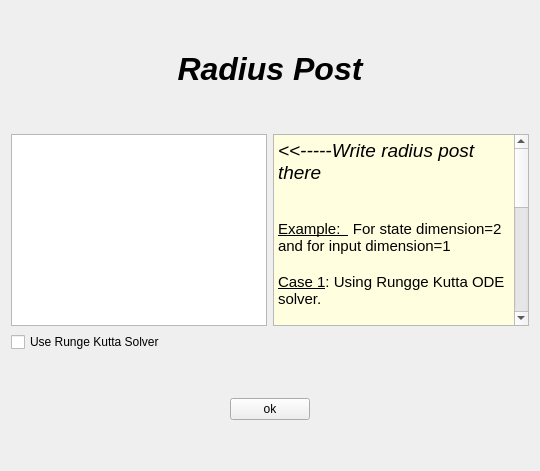
         <widget class="QWidget" name="page_3">
          <layout class="QVBoxLayout" name="verticalLayout_12">
           <item>
            <layout class="QVBoxLayout" name="verticalLayout_8">
             <item>
              <layout class="QVBoxLayout" name="verticalLayout_6">
               <item>
                <spacer name="verticalSpacer_10">
                 <property name="orientation">
                  <enum>Qt::Vertical</enum>
                 </property>
                 <property name="sizeType">
                  <enum>QSizePolicy::Preferred</enum>
                 </property>
                 <property name="sizeHint" stdset="0">
                  <size>
                   <width>20</width>
                   <height>40</height>
                  </size>
                 </property>
                </spacer>
               </item>
               <item>
                <widget class="QLabel" name="label_rad_post">
                 <property name="text">
                  <string>&lt;html&gt;&lt;head/&gt;&lt;body&gt;&lt;p align=&quot;center&quot;&gt;&lt;span style=&quot; font-size:24pt; font-weight:600; font-style:italic;&quot;&gt;Radius Post&lt;/span&gt;&lt;/p&gt;&lt;/body&gt;&lt;/html&gt;</string>
                 </property>
                </widget>
               </item>
               <item>
                <spacer name="verticalSpacer_7">
                 <property name="orientation">
                  <enum>Qt::Vertical</enum>
                 </property>
                 <property name="sizeType">
                  <enum>QSizePolicy::Preferred</enum>
                 </property>
                 <property name="sizeHint" stdset="0">
                  <size>
                   <width>20</width>
                   <height>40</height>
                  </size>
                 </property>
                </spacer>
               </item>
               <item>
                <layout class="QHBoxLayout" name="horizontalLayout_17">
                 <item>
                  <layout class="QHBoxLayout" name="horizontalLayout_4">
                   <item>
                    <widget class="QTextEdit" name="textEdit_rad_post">
                     <property name="html">
                      <string>&lt;!DOCTYPE HTML PUBLIC &quot;-//W3C//DTD HTML 4.0//EN&quot; &quot;http://www.w3.org/TR/REC-html40/strict.dtd&quot;&gt;
&lt;html&gt;&lt;head&gt;&lt;meta name=&quot;qrichtext&quot; content=&quot;1&quot; /&gt;&lt;style type=&quot;text/css&quot;&gt;
p, li { white-space: pre-wrap; }
&lt;/style&gt;&lt;/head&gt;&lt;body style=&quot; font-family:'Ubuntu'; font-size:11pt; font-weight:400; font-style:normal;&quot;&gt;
&lt;p style=&quot;-qt-paragraph-type:empty; margin-top:0px; margin-bottom:0px; margin-left:0px; margin-right:0px; -qt-block-indent:0; text-indent:0px;&quot;&gt;&lt;br /&gt;&lt;/p&gt;&lt;/body&gt;&lt;/html&gt;</string>
                     </property>
                    </widget>
                   </item>
                   <item>
                    <widget class="QTextBrowser" name="textBrowser_rad_post">
                     <property name="html">
                      <string>&lt;!DOCTYPE HTML PUBLIC &quot;-//W3C//DTD HTML 4.0//EN&quot; &quot;http://www.w3.org/TR/REC-html40/strict.dtd&quot;&gt;
&lt;html&gt;&lt;head&gt;&lt;meta name=&quot;qrichtext&quot; content=&quot;1&quot; /&gt;&lt;style type=&quot;text/css&quot;&gt;
p, li { white-space: pre-wrap; }
&lt;/style&gt;&lt;/head&gt;&lt;body style=&quot; font-family:'Ubuntu'; font-size:11pt; font-weight:400; font-style:normal;&quot; bgcolor=&quot;#ffffe0&quot;&gt;
&lt;p style=&quot; margin-top:0px; margin-bottom:0px; margin-left:0px; margin-right:0px; -qt-block-indent:0; text-indent:0px;&quot;&gt;&lt;span style=&quot; font-size:14pt; font-style:italic; color:#000000;&quot;&gt;&amp;lt;&amp;lt;-----Write radius post there&lt;/span&gt;&lt;/p&gt;
&lt;p style=&quot;-qt-paragraph-type:empty; margin-top:0px; margin-bottom:0px; margin-left:0px; margin-right:0px; -qt-block-indent:0; text-indent:0px; text-decoration: underline; color:#000000;&quot;&gt;&lt;br /&gt;&lt;/p&gt;
&lt;p style=&quot;-qt-paragraph-type:empty; margin-top:0px; margin-bottom:0px; margin-left:0px; margin-right:0px; -qt-block-indent:0; text-indent:0px; text-decoration: underline; color:#000000;&quot;&gt;&lt;br /&gt;&lt;/p&gt;
&lt;p style=&quot; margin-top:0px; margin-bottom:0px; margin-left:0px; margin-right:0px; -qt-block-indent:0; text-indent:0px;&quot;&gt;&lt;span style=&quot; text-decoration: underline; color:#000000;&quot;&gt;Example:  &lt;/span&gt;&lt;span style=&quot; color:#000000;&quot;&gt; For state dimension=2 and for input dimension=1&lt;/span&gt;&lt;/p&gt;
&lt;p style=&quot;-qt-paragraph-type:empty; margin-top:0px; margin-bottom:0px; margin-left:0px; margin-right:0px; -qt-block-indent:0; text-indent:0px; color:#0000ff;&quot;&gt;&lt;br /&gt;&lt;/p&gt;
&lt;p style=&quot; margin-top:0px; margin-bottom:0px; margin-left:0px; margin-right:0px; -qt-block-indent:0; text-indent:0px;&quot;&gt;&lt;span style=&quot; text-decoration: underline; color:#000000;&quot;&gt;Case 1&lt;/span&gt;&lt;span style=&quot; color:#000000;&quot;&gt;: Using Rungge Kutta ODE solver.&lt;/span&gt;&lt;/p&gt;
&lt;p style=&quot;-qt-paragraph-type:empty; margin-top:0px; margin-bottom:0px; margin-left:0px; margin-right:0px; -qt-block-indent:0; text-indent:0px; color:#0000ff;&quot;&gt;&lt;br /&gt;&lt;/p&gt;
&lt;p style=&quot; margin-top:0px; margin-bottom:0px; margin-left:0px; margin-right:0px; -qt-block-indent:0; text-indent:0px;&quot;&gt;&lt;span style=&quot; color:#555753;&quot;&gt;    &lt;/span&gt;&lt;span style=&quot; font-style:italic; color:#555753;&quot;&gt;  int R=5; &lt;/span&gt;&lt;/p&gt;
&lt;p style=&quot; margin-top:0px; margin-bottom:0px; margin-left:0px; margin-right:0px; -qt-block-indent:0; text-indent:0px;&quot;&gt;&lt;span style=&quot; font-style:italic; color:#555753;&quot;&gt;      rr[0]=(12/5)*R*r[0]+r[1]/5+u[0]*2;&lt;/span&gt;&lt;/p&gt;
&lt;p style=&quot; margin-top:0px; margin-bottom:0px; margin-left:0px; margin-right:0px; -qt-block-indent:0; text-indent:0px;&quot;&gt;&lt;span style=&quot; font-style:italic; color:#555753;&quot;&gt;      rr[1]=r[1]+u[0];&lt;/span&gt;&lt;/p&gt;
&lt;p style=&quot;-qt-paragraph-type:empty; margin-top:0px; margin-bottom:0px; margin-left:0px; margin-right:0px; -qt-block-indent:0; text-indent:0px; color:#0000ff;&quot;&gt;&lt;br /&gt;&lt;/p&gt;
&lt;p style=&quot; margin-top:0px; margin-bottom:0px; margin-left:0px; margin-right:0px; -qt-block-indent:0; text-indent:0px;&quot;&gt;&lt;span style=&quot; text-decoration: underline; color:#000000;&quot;&gt;Case 2&lt;/span&gt;&lt;span style=&quot; color:#000000;&quot;&gt;: Without using Rungge Kutta ODE solver.&lt;/span&gt;&lt;/p&gt;
&lt;p style=&quot; margin-top:0px; margin-bottom:0px; margin-left:0px; margin-right:0px; -qt-block-indent:0; text-indent:0px;&quot;&gt;&lt;span style=&quot; color:#0000ff;&quot;&gt;   &lt;/span&gt;&lt;/p&gt;
&lt;p style=&quot; margin-top:0px; margin-bottom:0px; margin-left:0px; margin-right:0px; -qt-block-indent:0; text-indent:0px;&quot;&gt;&lt;span style=&quot; color:#555753;&quot;&gt;   &lt;/span&gt;&lt;span style=&quot; color:#babdb6;&quot;&gt; &lt;/span&gt;&lt;span style=&quot; font-style:italic; color:#888a85;&quot;&gt;state_type rr;&lt;/span&gt;&lt;/p&gt;
&lt;p style=&quot; margin-top:0px; margin-bottom:0px; margin-left:0px; margin-right:0px; -qt-block-indent:0; text-indent:0px;&quot;&gt;&lt;span style=&quot; font-style:italic; color:#888a85;&quot;&gt;    &lt;/span&gt;&lt;span style=&quot; font-style:italic; color:#555753;&quot;&gt;int R=5; &lt;/span&gt;&lt;/p&gt;
&lt;p style=&quot; margin-top:0px; margin-bottom:0px; margin-left:0px; margin-right:0px; -qt-block-indent:0; text-indent:0px;&quot;&gt;&lt;span style=&quot; font-style:italic; color:#555753;&quot;&gt;    &lt;/span&gt;&lt;span style=&quot; font-style:italic; color:#888a85;&quot;&gt;rr[0]=r[0]&lt;/span&gt;&lt;span style=&quot; font-style:italic; color:#555753;&quot;&gt; + (12/5)*R*r[0]+r[1]/5+u[0]*2;&lt;/span&gt;&lt;/p&gt;
&lt;p style=&quot; margin-top:0px; margin-bottom:0px; margin-left:0px; margin-right:0px; -qt-block-indent:0; text-indent:0px;&quot;&gt;&lt;span style=&quot; font-style:italic; color:#555753;&quot;&gt;   &lt;/span&gt;&lt;span style=&quot; font-style:italic; color:#888a85;&quot;&gt; rr[1]=r[1] &lt;/span&gt;&lt;span style=&quot; font-style:italic; color:#555753;&quot;&gt;+ r[1]+u[0];&lt;/span&gt;&lt;/p&gt;
&lt;p style=&quot; margin-top:0px; margin-bottom:0px; margin-left:0px; margin-right:0px; -qt-block-indent:0; text-indent:0px;&quot;&gt;&lt;span style=&quot; font-style:italic; color:#555753;&quot;&gt; &lt;/span&gt;&lt;span style=&quot; font-style:italic; color:#888a85;&quot;&gt;   r =rr;&lt;/span&gt;&lt;/p&gt;
&lt;p style=&quot;-qt-paragraph-type:empty; margin-top:0px; margin-bottom:0px; margin-left:0px; margin-right:0px; -qt-block-indent:0; text-indent:0px; color:#888a85;&quot;&gt;&lt;br /&gt;&lt;/p&gt;
&lt;p style=&quot; margin-top:0px; margin-bottom:0px; margin-left:0px; margin-right:0px; -qt-block-indent:0; text-indent:0px;&quot;&gt;&lt;span style=&quot; font-size:10pt; font-style:italic; color:#000000;&quot;&gt;Note:&lt;/span&gt;&lt;/p&gt;
&lt;p style=&quot; margin-top:0px; margin-bottom:0px; margin-left:0px; margin-right:0px; -qt-block-indent:0; text-indent:0px;&quot;&gt;&lt;span style=&quot; font-size:10pt; font-style:italic; color:#000000;&quot;&gt;*Use standard C++ syntax.&lt;/span&gt;&lt;/p&gt;
&lt;p style=&quot;-qt-paragraph-type:empty; margin-top:0px; margin-bottom:0px; margin-left:0px; margin-right:0px; -qt-block-indent:0; text-indent:0px; color:#000000;&quot;&gt;&lt;br /&gt;&lt;/p&gt;
&lt;p style=&quot;-qt-paragraph-type:empty; margin-top:0px; margin-bottom:0px; margin-left:0px; margin-right:0px; -qt-block-indent:0; text-indent:0px; color:#888a85;&quot;&gt;&lt;br /&gt;&lt;/p&gt;&lt;/body&gt;&lt;/html&gt;</string>
                     </property>
                    </widget>
                   </item>
                  </layout>
                 </item>
                </layout>
               </item>
               <item>
                <widget class="QCheckBox" name="checkBox_rad_post">
                 <property name="text">
                  <string>Use Runge Kutta Solver</string>
                 </property>
                </widget>
               </item>
               <item>
                <spacer name="verticalSpacer_8">
                 <property name="orientation">
                  <enum>Qt::Vertical</enum>
                 </property>
                 <property name="sizeType">
                  <enum>QSizePolicy::Preferred</enum>
                 </property>
                 <property name="sizeHint" stdset="0">
                  <size>
                   <width>20</width>
                   <height>40</height>
                  </size>
                 </property>
                </spacer>
               </item>
               <item>
                <layout class="QHBoxLayout" name="horizontalLayout_18">
                 <item>
                  <spacer name="horizontalSpacer_15">
                   <property name="orientation">
                    <enum>Qt::Horizontal</enum>
                   </property>
                   <property name="sizeHint" stdset="0">
                    <size>
                     <width>40</width>
                     <height>20</height>
                    </size>
                   </property>
                  </spacer>
                 </item>
                 <item>
                  <widget class="QPushButton" name="pushButton_rad_post">
                   <property name="text">
                    <string>ok</string>
                   </property>
                  </widget>
                 </item>
                 <item>
                  <spacer name="horizontalSpacer_16">
                   <property name="orientation">
                    <enum>Qt::Horizontal</enum>
                   </property>
                   <property name="sizeHint" stdset="0">
                    <size>
                     <width>40</width>
                     <height>20</height>
                    </size>
                   </property>
                  </spacer>
                 </item>
                </layout>
               </item>
               <item>
                <spacer name="verticalSpacer_9">
                 <property name="orientation">
                  <enum>Qt::Vertical</enum>
                 </property>
                 <property name="sizeType">
                  <enum>QSizePolicy::Preferred</enum>
                 </property>
                 <property name="sizeHint" stdset="0">
                  <size>
                   <width>20</width>
                   <height>40</height>
                  </size>
                 </property>
                </spacer>
               </item>
              </layout>
             </item>
            </layout>
           </item>
          </layout>
         </widget>
